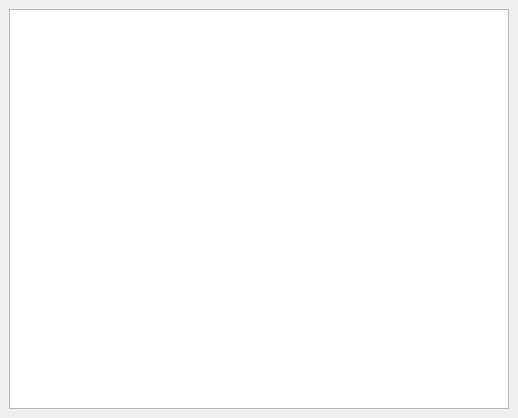
<?xml version="1.0" encoding="UTF-8"?>
<ui version="4.0">
 <class>jsonTableView</class>
 <widget class="QMainWindow" name="jsonTableView">
  <property name="geometry">
   <rect>
    <x>0</x>
    <y>0</y>
    <width>518</width>
    <height>418</height>
   </rect>
  </property>
  <property name="windowTitle">
   <string>jsonTableView</string>
  </property>
  <widget class="QWidget" name="centralwidget">
   <layout class="QHBoxLayout" name="horizontalLayout">
    <item>
     <widget class="QTableView" name="tableView">
      <property name="minimumSize">
       <size>
        <width>500</width>
        <height>400</height>
       </size>
      </property>
     </widget>
    </item>
   </layout>
  </widget>
 </widget>
 <resources/>
 <connections/>
</ui>
